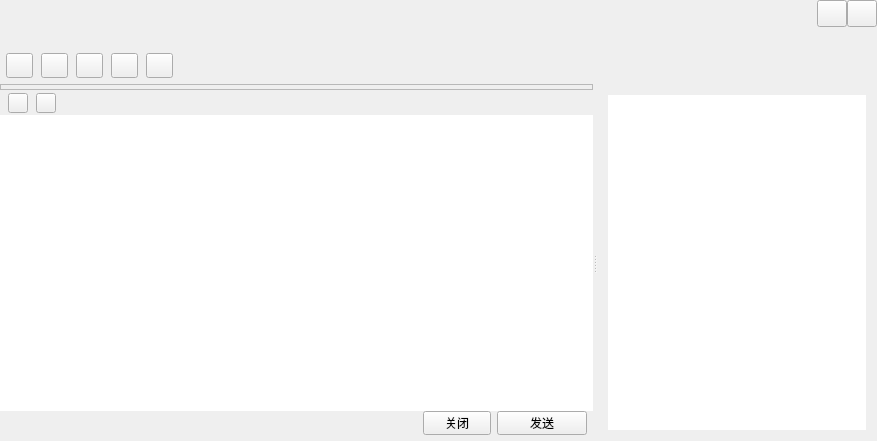
<?xml version="1.0" encoding="UTF-8"?>
<ui version="4.0">
 <class>TalkWindow</class>
 <widget class="QWidget" name="TalkWindow">
  <property name="geometry">
   <rect>
    <x>0</x>
    <y>0</y>
    <width>877</width>
    <height>441</height>
   </rect>
  </property>
  <property name="windowTitle">
   <string>TalkWindow</string>
  </property>
  <property name="titleskin" stdset="0">
   <bool>true</bool>
  </property>
  <layout class="QVBoxLayout" name="verticalLayout_6">
   <property name="spacing">
    <number>0</number>
   </property>
   <property name="leftMargin">
    <number>0</number>
   </property>
   <property name="topMargin">
    <number>0</number>
   </property>
   <property name="rightMargin">
    <number>0</number>
   </property>
   <property name="bottomMargin">
    <number>0</number>
   </property>
   <item>
    <widget class="QWidget" name="titleWidget" native="true">
     <property name="sizePolicy">
      <sizepolicy hsizetype="Expanding" vsizetype="Fixed">
       <horstretch>0</horstretch>
       <verstretch>0</verstretch>
      </sizepolicy>
     </property>
     <property name="minimumSize">
      <size>
       <width>0</width>
       <height>84</height>
      </size>
     </property>
     <property name="maximumSize">
      <size>
       <width>16777215</width>
       <height>84</height>
      </size>
     </property>
     <property name="bottomskin" stdset="0">
      <bool>true</bool>
     </property>
     <layout class="QVBoxLayout" name="verticalLayout">
      <property name="spacing">
       <number>0</number>
      </property>
      <property name="leftMargin">
       <number>6</number>
      </property>
      <property name="topMargin">
       <number>0</number>
      </property>
      <property name="rightMargin">
       <number>0</number>
      </property>
      <property name="bottomMargin">
       <number>0</number>
      </property>
      <item>
       <layout class="QHBoxLayout" name="horizontalLayout">
        <property name="spacing">
         <number>0</number>
        </property>
        <item>
         <widget class="QLabel" name="nameLabel">
          <property name="sizePolicy">
           <sizepolicy hsizetype="Expanding" vsizetype="Fixed">
            <horstretch>0</horstretch>
            <verstretch>0</verstretch>
           </sizepolicy>
          </property>
          <property name="minimumSize">
           <size>
            <width>0</width>
            <height>27</height>
           </size>
          </property>
          <property name="maximumSize">
           <size>
            <width>16777215</width>
            <height>27</height>
           </size>
          </property>
          <property name="font">
           <font>
            <family>Arial</family>
            <pointsize>12</pointsize>
           </font>
          </property>
          <property name="text">
           <string/>
          </property>
         </widget>
        </item>
        <item>
         <widget class="QPushButton" name="sysmin">
          <property name="sizePolicy">
           <sizepolicy hsizetype="Fixed" vsizetype="Fixed">
            <horstretch>0</horstretch>
            <verstretch>0</verstretch>
           </sizepolicy>
          </property>
          <property name="minimumSize">
           <size>
            <width>30</width>
            <height>27</height>
           </size>
          </property>
          <property name="maximumSize">
           <size>
            <width>30</width>
            <height>27</height>
           </size>
          </property>
          <property name="focusPolicy">
           <enum>Qt::ClickFocus</enum>
          </property>
          <property name="toolTip">
           <string>最小化</string>
          </property>
          <property name="text">
           <string/>
          </property>
          <property name="iconSize">
           <size>
            <width>30</width>
            <height>30</height>
           </size>
          </property>
         </widget>
        </item>
        <item>
         <widget class="QPushButton" name="sysclose">
          <property name="sizePolicy">
           <sizepolicy hsizetype="Fixed" vsizetype="Fixed">
            <horstretch>0</horstretch>
            <verstretch>0</verstretch>
           </sizepolicy>
          </property>
          <property name="minimumSize">
           <size>
            <width>30</width>
            <height>27</height>
           </size>
          </property>
          <property name="maximumSize">
           <size>
            <width>30</width>
            <height>27</height>
           </size>
          </property>
          <property name="focusPolicy">
           <enum>Qt::ClickFocus</enum>
          </property>
          <property name="toolTip">
           <string>关闭</string>
          </property>
          <property name="text">
           <string/>
          </property>
          <property name="iconSize">
           <size>
            <width>30</width>
            <height>30</height>
           </size>
          </property>
         </widget>
        </item>
       </layout>
      </item>
      <item>
       <widget class="QLabel" name="signLabel">
        <property name="sizePolicy">
         <sizepolicy hsizetype="Expanding" vsizetype="Fixed">
          <horstretch>0</horstretch>
          <verstretch>0</verstretch>
         </sizepolicy>
        </property>
        <property name="minimumSize">
         <size>
          <width>0</width>
          <height>20</height>
         </size>
        </property>
        <property name="maximumSize">
         <size>
          <width>16777215</width>
          <height>20</height>
         </size>
        </property>
        <property name="font">
         <font>
          <family>Arial</family>
          <pointsize>10</pointsize>
         </font>
        </property>
        <property name="text">
         <string/>
        </property>
       </widget>
      </item>
      <item>
       <widget class="QWidget" name="funWidget" native="true">
        <layout class="QHBoxLayout" name="horizontalLayout_2">
         <property name="spacing">
          <number>8</number>
         </property>
         <property name="leftMargin">
          <number>0</number>
         </property>
         <property name="topMargin">
          <number>0</number>
         </property>
         <property name="rightMargin">
          <number>6</number>
         </property>
         <property name="bottomMargin">
          <number>0</number>
         </property>
         <item>
          <widget class="QPushButton" name="addtoolbtn">
           <property name="sizePolicy">
            <sizepolicy hsizetype="Fixed" vsizetype="Fixed">
             <horstretch>0</horstretch>
             <verstretch>0</verstretch>
            </sizepolicy>
           </property>
           <property name="minimumSize">
            <size>
             <width>27</width>
             <height>25</height>
            </size>
           </property>
           <property name="maximumSize">
            <size>
             <width>27</width>
             <height>25</height>
            </size>
           </property>
           <property name="text">
            <string/>
           </property>
           <property name="hasborder" stdset="0">
            <bool>true</bool>
           </property>
          </widget>
         </item>
         <item>
          <widget class="QPushButton" name="addhumanBtn">
           <property name="sizePolicy">
            <sizepolicy hsizetype="Fixed" vsizetype="Fixed">
             <horstretch>0</horstretch>
             <verstretch>0</verstretch>
            </sizepolicy>
           </property>
           <property name="minimumSize">
            <size>
             <width>27</width>
             <height>25</height>
            </size>
           </property>
           <property name="maximumSize">
            <size>
             <width>27</width>
             <height>25</height>
            </size>
           </property>
           <property name="text">
            <string/>
           </property>
           <property name="hasborder" stdset="0">
            <bool>true</bool>
           </property>
          </widget>
         </item>
         <item>
          <widget class="QPushButton" name="appBtn">
           <property name="sizePolicy">
            <sizepolicy hsizetype="Fixed" vsizetype="Fixed">
             <horstretch>0</horstretch>
             <verstretch>0</verstretch>
            </sizepolicy>
           </property>
           <property name="minimumSize">
            <size>
             <width>27</width>
             <height>25</height>
            </size>
           </property>
           <property name="maximumSize">
            <size>
             <width>27</width>
             <height>25</height>
            </size>
           </property>
           <property name="text">
            <string/>
           </property>
           <property name="hasborder" stdset="0">
            <bool>true</bool>
           </property>
          </widget>
         </item>
         <item>
          <widget class="QPushButton" name="videoBtn">
           <property name="sizePolicy">
            <sizepolicy hsizetype="Fixed" vsizetype="Fixed">
             <horstretch>0</horstretch>
             <verstretch>0</verstretch>
            </sizepolicy>
           </property>
           <property name="minimumSize">
            <size>
             <width>27</width>
             <height>25</height>
            </size>
           </property>
           <property name="maximumSize">
            <size>
             <width>27</width>
             <height>25</height>
            </size>
           </property>
           <property name="text">
            <string/>
           </property>
           <property name="hasborder" stdset="0">
            <bool>true</bool>
           </property>
          </widget>
         </item>
         <item>
          <widget class="QPushButton" name="toolsetBtn">
           <property name="sizePolicy">
            <sizepolicy hsizetype="Fixed" vsizetype="Fixed">
             <horstretch>0</horstretch>
             <verstretch>0</verstretch>
            </sizepolicy>
           </property>
           <property name="minimumSize">
            <size>
             <width>27</width>
             <height>25</height>
            </size>
           </property>
           <property name="maximumSize">
            <size>
             <width>27</width>
             <height>25</height>
            </size>
           </property>
           <property name="text">
            <string/>
           </property>
           <property name="hasborder" stdset="0">
            <bool>true</bool>
           </property>
          </widget>
         </item>
         <item>
          <spacer name="horizontalSpacer">
           <property name="orientation">
            <enum>Qt::Horizontal</enum>
           </property>
           <property name="sizeHint" stdset="0">
            <size>
             <width>687</width>
             <height>20</height>
            </size>
           </property>
          </spacer>
         </item>
        </layout>
       </widget>
      </item>
     </layout>
    </widget>
   </item>
   <item>
    <widget class="QSplitter" name="splitter">
     <property name="sizePolicy">
      <sizepolicy hsizetype="Expanding" vsizetype="Expanding">
       <horstretch>0</horstretch>
       <verstretch>0</verstretch>
      </sizepolicy>
     </property>
     <property name="orientation">
      <enum>Qt::Horizontal</enum>
     </property>
     <widget class="QSplitter" name="bodySplitter">
      <property name="sizePolicy">
       <sizepolicy hsizetype="Expanding" vsizetype="Expanding">
        <horstretch>0</horstretch>
        <verstretch>0</verstretch>
       </sizepolicy>
      </property>
      <property name="orientation">
       <enum>Qt::Vertical</enum>
      </property>
      <property name="handleWidth">
       <number>1</number>
      </property>
      <property name="childrenCollapsible">
       <bool>false</bool>
      </property>
      <widget class="QWidget" name="bodyWidget" native="true">
       <property name="sizePolicy">
        <sizepolicy hsizetype="Expanding" vsizetype="Expanding">
         <horstretch>0</horstretch>
         <verstretch>0</verstretch>
        </sizepolicy>
       </property>
       <layout class="QVBoxLayout" name="verticalLayout_4">
        <property name="spacing">
         <number>0</number>
        </property>
        <property name="leftMargin">
         <number>0</number>
        </property>
        <property name="topMargin">
         <number>0</number>
        </property>
        <property name="rightMargin">
         <number>0</number>
        </property>
        <property name="bottomMargin">
         <number>0</number>
        </property>
        <item>
         <widget class="QFrame" name="frameWidget">
          <property name="sizePolicy">
           <sizepolicy hsizetype="Expanding" vsizetype="Expanding">
            <horstretch>0</horstretch>
            <verstretch>0</verstretch>
           </sizepolicy>
          </property>
          <property name="frameShape">
           <enum>QFrame::StyledPanel</enum>
          </property>
          <property name="frameShadow">
           <enum>QFrame::Raised</enum>
          </property>
          <layout class="QVBoxLayout" name="verticalLayout_3">
           <property name="spacing">
            <number>0</number>
           </property>
           <property name="leftMargin">
            <number>0</number>
           </property>
           <property name="topMargin">
            <number>1</number>
           </property>
           <property name="rightMargin">
            <number>0</number>
           </property>
           <property name="bottomMargin">
            <number>1</number>
           </property>
           <item>
            <widget class="MsgWebView" name="msgWidget" native="true"/>
           </item>
          </layout>
         </widget>
        </item>
       </layout>
      </widget>
      <widget class="QWidget" name="bottomWidget" native="true">
       <property name="sizePolicy">
        <sizepolicy hsizetype="Expanding" vsizetype="Expanding">
         <horstretch>0</horstretch>
         <verstretch>0</verstretch>
        </sizepolicy>
       </property>
       <property name="minimumSize">
        <size>
         <width>0</width>
         <height>138</height>
        </size>
       </property>
       <property name="maximumSize">
        <size>
         <width>16777215</width>
         <height>400</height>
        </size>
       </property>
       <layout class="QVBoxLayout" name="verticalLayout_2">
        <property name="spacing">
         <number>0</number>
        </property>
        <property name="leftMargin">
         <number>0</number>
        </property>
        <property name="topMargin">
         <number>0</number>
        </property>
        <property name="rightMargin">
         <number>0</number>
        </property>
        <property name="bottomMargin">
         <number>0</number>
        </property>
        <item>
         <widget class="QWidget" name="moduleWidget" native="true">
          <property name="sizePolicy">
           <sizepolicy hsizetype="Expanding" vsizetype="Fixed">
            <horstretch>0</horstretch>
            <verstretch>0</verstretch>
           </sizepolicy>
          </property>
          <property name="minimumSize">
           <size>
            <width>0</width>
            <height>24</height>
           </size>
          </property>
          <property name="maximumSize">
           <size>
            <width>16777215</width>
            <height>24</height>
           </size>
          </property>
          <layout class="QHBoxLayout" name="horizontalLayout_3">
           <property name="spacing">
            <number>8</number>
           </property>
           <property name="leftMargin">
            <number>8</number>
           </property>
           <property name="topMargin">
            <number>0</number>
           </property>
           <property name="rightMargin">
            <number>8</number>
           </property>
           <property name="bottomMargin">
            <number>0</number>
           </property>
           <item>
            <widget class="QPushButton" name="faceBtn">
             <property name="minimumSize">
              <size>
               <width>20</width>
               <height>20</height>
              </size>
             </property>
             <property name="maximumSize">
              <size>
               <width>20</width>
               <height>20</height>
              </size>
             </property>
             <property name="text">
              <string/>
             </property>
             <property name="hasborder" stdset="0">
              <bool>true</bool>
             </property>
            </widget>
           </item>
           <item>
            <widget class="QPushButton" name="fileopenBtn">
             <property name="minimumSize">
              <size>
               <width>20</width>
               <height>20</height>
              </size>
             </property>
             <property name="maximumSize">
              <size>
               <width>20</width>
               <height>20</height>
              </size>
             </property>
             <property name="text">
              <string/>
             </property>
             <property name="hasborder" stdset="0">
              <bool>true</bool>
             </property>
            </widget>
           </item>
           <item>
            <spacer name="horizontalSpacer_2">
             <property name="orientation">
              <enum>Qt::Horizontal</enum>
             </property>
             <property name="sizeHint" stdset="0">
              <size>
               <width>516</width>
               <height>20</height>
              </size>
             </property>
            </spacer>
           </item>
          </layout>
         </widget>
        </item>
        <item>
         <widget class="QMsgTextEdit" name="textEdit">
          <property name="contextMenuPolicy">
           <enum>Qt::NoContextMenu</enum>
          </property>
          <property name="frameShape">
           <enum>QFrame::NoFrame</enum>
          </property>
         </widget>
        </item>
        <item>
         <layout class="QHBoxLayout" name="horizontalLayout_4">
          <property name="spacing">
           <number>6</number>
          </property>
          <property name="rightMargin">
           <number>6</number>
          </property>
          <property name="bottomMargin">
           <number>6</number>
          </property>
          <item>
           <spacer name="horizontalSpacer_3">
            <property name="orientation">
             <enum>Qt::Horizontal</enum>
            </property>
            <property name="sizeHint" stdset="0">
             <size>
              <width>408</width>
              <height>20</height>
             </size>
            </property>
           </spacer>
          </item>
          <item>
           <widget class="QToolButton" name="closeBtn">
            <property name="sizePolicy">
             <sizepolicy hsizetype="Fixed" vsizetype="Fixed">
              <horstretch>0</horstretch>
              <verstretch>0</verstretch>
             </sizepolicy>
            </property>
            <property name="minimumSize">
             <size>
              <width>68</width>
              <height>24</height>
             </size>
            </property>
            <property name="maximumSize">
             <size>
              <width>68</width>
              <height>24</height>
             </size>
            </property>
            <property name="text">
             <string>关闭</string>
            </property>
           </widget>
          </item>
          <item>
           <widget class="QToolButton" name="sendBtn">
            <property name="sizePolicy">
             <sizepolicy hsizetype="Fixed" vsizetype="Fixed">
              <horstretch>0</horstretch>
              <verstretch>0</verstretch>
             </sizepolicy>
            </property>
            <property name="minimumSize">
             <size>
              <width>90</width>
              <height>24</height>
             </size>
            </property>
            <property name="maximumSize">
             <size>
              <width>90</width>
              <height>24</height>
             </size>
            </property>
            <property name="text">
             <string>发送</string>
            </property>
           </widget>
          </item>
         </layout>
        </item>
       </layout>
      </widget>
     </widget>
     <widget class="QWidget" name="widget" native="true">
      <property name="sizePolicy">
       <sizepolicy hsizetype="Expanding" vsizetype="Expanding">
        <horstretch>0</horstretch>
        <verstretch>0</verstretch>
       </sizepolicy>
      </property>
      <property name="minimumSize">
       <size>
        <width>280</width>
        <height>0</height>
       </size>
      </property>
      <property name="maximumSize">
       <size>
        <width>280</width>
        <height>16777215</height>
       </size>
      </property>
      <layout class="QVBoxLayout" name="verticalLayout_5">
       <item>
        <widget class="QScrollArea" name="scrollArea">
         <property name="frameShape">
          <enum>QFrame::NoFrame</enum>
         </property>
         <property name="verticalScrollBarPolicy">
          <enum>Qt::ScrollBarAlwaysOff</enum>
         </property>
         <property name="horizontalScrollBarPolicy">
          <enum>Qt::ScrollBarAlwaysOff</enum>
         </property>
         <property name="widgetResizable">
          <bool>true</bool>
         </property>
         <widget class="QWidget" name="scrollAreaWidgetContents">
          <property name="geometry">
           <rect>
            <x>0</x>
            <y>0</y>
            <width>258</width>
            <height>335</height>
           </rect>
          </property>
          <widget class="QTreeWidget" name="treeWidget">
           <property name="geometry">
            <rect>
             <x>0</x>
             <y>0</y>
             <width>278</width>
             <height>355</height>
            </rect>
           </property>
           <property name="frameShape">
            <enum>QFrame::NoFrame</enum>
           </property>
           <property name="horizontalScrollBarPolicy">
            <enum>Qt::ScrollBarAlwaysOff</enum>
           </property>
           <property name="editTriggers">
            <set>QAbstractItemView::CurrentChanged|QAbstractItemView::DoubleClicked|QAbstractItemView::EditKeyPressed|QAbstractItemView::SelectedClicked</set>
           </property>
           <property name="indentation">
            <number>0</number>
           </property>
           <property name="headerHidden">
            <bool>true</bool>
           </property>
           <property name="expandsOnDoubleClick">
            <bool>false</bool>
           </property>
           <column>
            <property name="text">
             <string notr="true">1</string>
            </property>
           </column>
          </widget>
         </widget>
        </widget>
       </item>
      </layout>
     </widget>
    </widget>
   </item>
  </layout>
 </widget>
 <layoutdefault spacing="6" margin="11"/>
 <customwidgets>
  <customwidget>
   <class>QMsgTextEdit</class>
   <extends>QTextEdit</extends>
   <header>qmsgtextedit.h</header>
  </customwidget>
  <customwidget>
   <class>MsgWebView</class>
   <extends>QWidget</extends>
   <header>msgwebview.h</header>
   <container>1</container>
  </customwidget>
 </customwidgets>
 <resources/>
 <connections/>
</ui>
